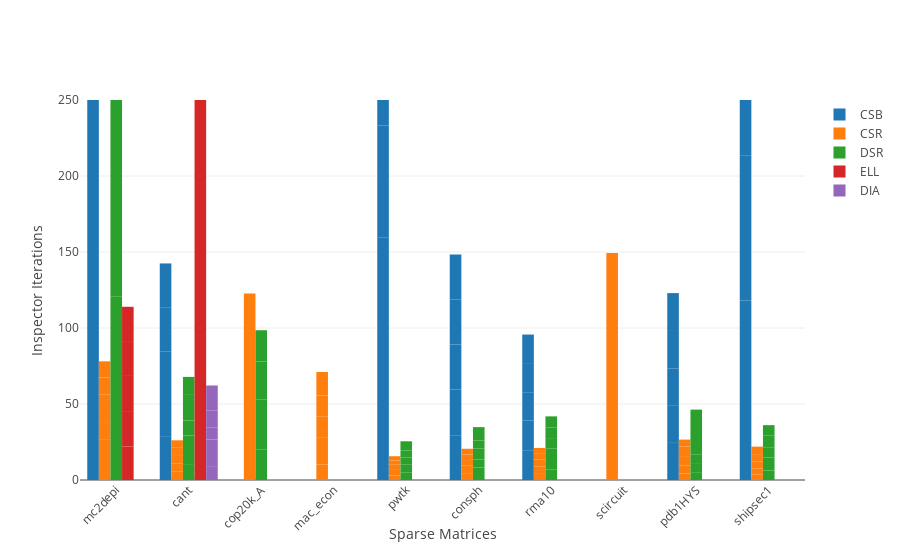

Notebook code for this chart:
### Code cell
import pandas as pd
import plotly.offline as py
import plotly.graph_objs as go

%matplotlib inline

py.init_notebook_mode(connected=True)

df = pd.read_csv('/home/edavis/Work/VarDevEddie/scripts/data/sparse-matrix-filter.csv')

formats = df['dstfmt'].unique()
nproc = 4
sub = df.loc[df['nproc'] == nproc]
colors = ['rgb(31, 119, 180)', 'rgb(255, 127, 14)',
        'rgb(44, 160, 44)', 'rgb(214, 39, 40)',
        'rgb(148, 103, 189)', 'rgb(140, 86, 75)',
        'rgb(227, 119, 194)', 'rgb(127, 127, 127)',
        'rgb(188, 189, 34)', 'rgb(23, 190, 207)']

font = {'name': 'Arial', 'color': 'black', 'size': 24}
xcol = 'mtx'
ycol = 'inspiters' #'speedup'
xtitle = 'Sparse Matrices'
ytitle = 'Inspector Iterations' #'Speedup vs. COO'

data = []
for j in range(len(formats)):
    fmt = formats[j]
    ser = sub.loc[sub['dstfmt'] == fmt]

    # Create a trace
    trace = go.Bar(
        x=ser[xcol],
        y=ser[ycol],
        name=fmt,
        marker=dict(
            color=colors[j]
        ),
    )

    data.append(trace)

layout = go.Layout(
    xaxis=dict(tickangle=-45,
               title=xtitle),
    yaxis=dict(range=[0,250],
               title=ytitle),
    titlefont=dict(family=font['name'],
                   size=font['size'])
)

fig = go.Figure(data=data, layout=layout)
py.iplot(fig, filename='spmv_execs')

### Figure 1 — Plotly figure (JSON) as saved in the notebook; plotly's stock layout.template omitted (floating-point values rounded to 4 significant figures)
{"data": [{"marker": {"color": "rgb(31, 119, 180)"}, "name": "CSB", "type": "bar", "uid": "58762ea7-85fe-433d-b949-b771d98b8abe", "x": ["mc2depi", "mc2depi", "mc2depi", "mc2depi", "mc2depi", "cant", "cant", "cant", "cant", "cant", "cop20k_A", "cop20k_A", "cop20k_A", "cop20k_A", "cop20k_A", "mac_econ", "mac_econ", "mac_econ", "mac_econ", "mac_econ", "pwtk", "pwtk", "pwtk", "pwtk", "pwtk", "consph", "consph", "consph", "consph", "consph", "rma10", "rma10", "rma10", "rma10", "rma10", "scircuit", "scircuit", "scircuit", "scircuit", "scircuit", "pdb1HYS", "pdb1HYS", "pdb1HYS", "pdb1HYS", "pdb1HYS", "shipsec1", "shipsec1", "shipsec1", "shipsec1", "shipsec1"], "y": [432.9, 1032.0, 1389.0, 889.3, 1040.0, 28.37, 28.21, 27.81, 29.29, 28.79, 0, 0, 0, 0, 0, 0, 0, 0, 0, 0, 90.13, 69.24, 73.85, 40.79, 36.47, 29.47, 30.02, 29.65, 29.51, 29.69, 19.61, 19.61, 18.55, 18.6, 19.32, 0, 0, 0, 0, 0, 24.94, 24.29, 24.22, 25.22, 24.29, 118.1, 95.2, 119.1, 104.7, 101.9]}, {"marker": {"color": "rgb(255, 127, 14)"}, "name": "CSR", "type": "bar", "uid": "95e6c414-8691-4383-9cb0-6a4df00a2ff4", "x": ["mc2depi", "mc2depi", "mc2depi", "mc2depi", "mc2depi", "cant", "cant", "cant", "cant", "cant", "cop20k_A", "cop20k_A", "cop20k_A", "cop20k_A", "cop20k_A", "mac_econ", "mac_econ", "mac_econ", "mac_econ", "mac_econ", "pwtk", "pwtk", "pwtk", "pwtk", "pwtk", "consph", "consph", "consph", "consph", "consph", "rma10", "rma10", "rma10", "rma10", "rma10", "scircuit", "scircuit", "scircuit", "scircuit", "scircuit", "pdb1HYS", "pdb1HYS", "pdb1HYS", "pdb1HYS", "pdb1HYS", "shipsec1", "shipsec1", "shipsec1", "shipsec1", "shipsec1"], "y": [26.9, 10.63, 18.89, 11.01, 10.66, 5.488, 5.483, 5.444, 4.777, 4.924, 0, 122.6, 0, 0, 0, 10.18, 17.55, 14.2, 13.69, 15.44, 2.884, 3.735, 3.415, 2.819, 2.804, 4.046, 5.333, 3.746, 3.643, 3.791, 4.574, 4.25, 4.65, 3.73, 3.88, 0, 149.4, 0, 0, 0, 4.303, 5.349, 5.523, 6.822, 4.604, 3.749, 3.713, 4.836, 4.224, 5.427]}, {"marker": {"color": "rgb(44, 160, 44)"}, "name": "DSR", "type": "bar", "uid": "0912573c-96bf-4967-8f19-397258eefa95", "x": ["mc2depi", "mc2depi", "mc2depi", "mc2depi", "mc2depi", "cant", "cant", "cant", "cant", "cant", "cop20k_A", "cop20k_A", "cop20k_A", "cop20k_A", "cop20k_A", "mac_econ", "mac_econ", "mac_econ", "mac_econ", "mac_econ", "pwtk", "pwtk", "pwtk", "pwtk", "pwtk", "consph", "consph", "consph", "consph", "consph", "rma10", "rma10", "rma10", "rma10", "rma10", "scircuit", "scircuit", "scircuit", "scircuit", "scircuit", "pdb1HYS", "pdb1HYS", "pdb1HYS", "pdb1HYS", "pdb1HYS", "shipsec1", "shipsec1", "shipsec1", "shipsec1", "shipsec1"], "y": [120.6, 0, 0, 97.18, 147.3, 9.925, 19.42, 9.831, 16.8, 11.85, 19.92, 18.24, 14.95, 24.87, 20.57, 0, 0, 0, 0, 0, 5.077, 4.978, 4.709, 4.685, 6.016, 8.275, 5.291, 7.07, 5.324, 8.82, 7.044, 13.58, 6.959, 7.047, 7.23, 0, 0, 0, 0, 0, 5.16, 5.421, 6.352, 10.03, 19.35, 6.286, 8.627, 6.644, 7.862, 6.665]}, {"marker": {"color": "rgb(214, 39, 40)"}, "name": "ELL", "type": "bar", "uid": "a4c5eb11-923a-4e55-854c-3194971474a4", "x": ["mc2depi", "mc2depi", "mc2depi", "mc2depi", "mc2depi", "cant", "cant", "cant", "cant", "cant", "mac_econ", "mac_econ", "mac_econ", "mac_econ", "mac_econ", "pwtk", "pwtk", "pwtk", "pwtk", "pwtk", "consph", "consph", "consph", "consph", "consph", "rma10", "rma10", "rma10", "rma10", "rma10", "scircuit", "scircuit", "scircuit", "scircuit", "scircuit", "pdb1HYS", "pdb1HYS", "pdb1HYS", "pdb1HYS", "pdb1HYS", "shipsec1", "shipsec1", "shipsec1", "shipsec1", "shipsec1"], "y": [22.09, 22.69, 23.68, 22.37, 23.13, 552.9, 82.83, 0, 349.7, 0, 0, 0, 0, 0, 0, 0, 0, 0, 0, 0, 0, 0, 0, 0, 0, 0, 0, 0, 0, 0, 0, 0, 0, 0, 0, 0, 0, 0, 0, 0, 0, 0, 0, 0, 0]}, {"marker": {"color": "rgb(148, 103, 189)"}, "name": "DIA", "type": "bar", "uid": "e5742507-6dd8-47b8-a662-bcfe46a4a92d", "x": ["mc2depi", "mc2depi", "mc2depi", "mc2depi", "mc2depi", "cant", "cant", "cant", "cant", "cant", "mac_econ", "mac_econ", "mac_econ", "mac_econ", "mac_econ", "consph", "consph", "consph", "consph", "consph", "pdb1HYS", "pdb1HYS", "pdb1HYS", "pdb1HYS", "pdb1HYS", "shipsec1", "shipsec1", "shipsec1", "shipsec1", "shipsec1"], "y": [0, 0, 0, 0, 0, 9.137, 17.53, 7.731, 11.18, 16.6, 0, 0, 0, 0, 0, 0, 0, 0, 0, 0, 0, 0, 0, 0, 0, 0, 0, 0, 0, 0]}], "layout": {"title": {"font": {"family": "Arial", "size": 24}}, "xaxis": {"tickangle": -45, "title": {"text": "Sparse Matrices"}}, "yaxis": {"range": [0, 250], "title": {"text": "Inspector Iterations"}}}}
